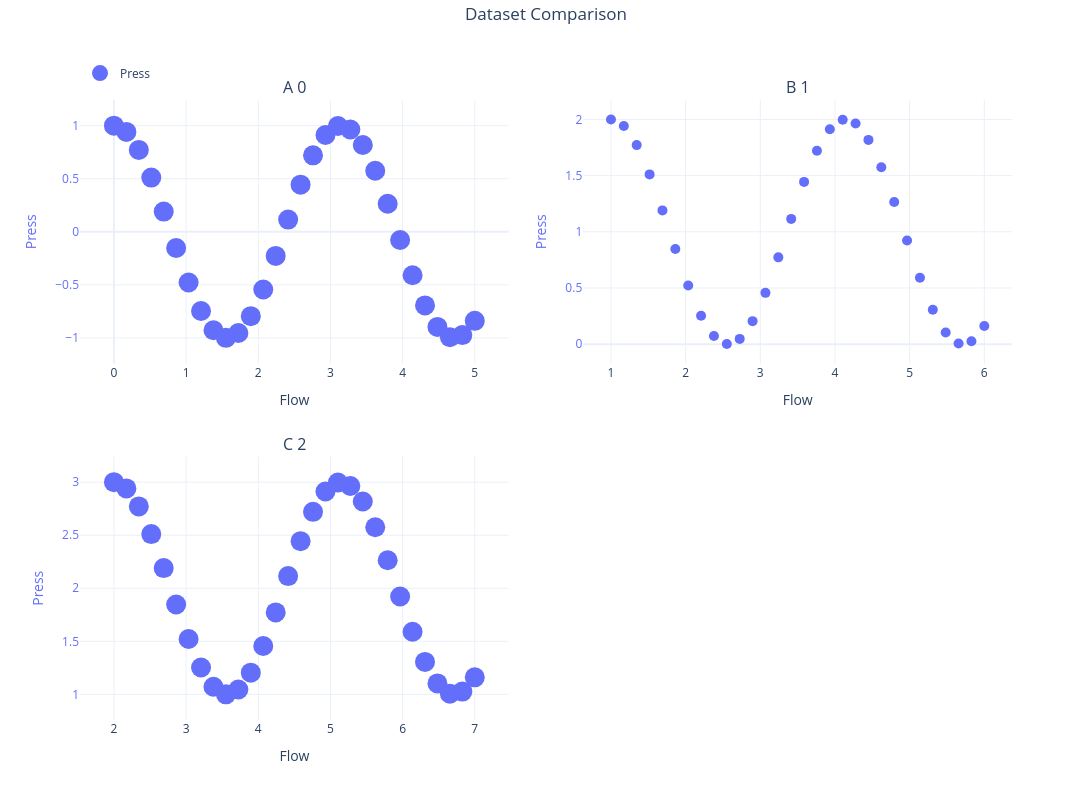

Here is the notebook cell this chart was saved with:
### Code cell
uc.plot("Flow", "Press", by='sets')

### Figure 1 — Plotly figure (JSON) as saved in the notebook; plotly's stock layout.template omitted (floating-point values rounded to 4 significant figures)
{"data": [{"customdata": [[0.0, 1.0], [0.1724, 0.9411], [0.3448, 0.7715], [0.5172, 0.511], [0.6897, 0.1903], [0.8621, -0.1527], [1.034, -0.4778], [1.207, -0.7466], [1.379, -0.9276], [1.552, -0.9993], [1.724, -0.9533], [1.897, -0.7952], [2.069, -0.5434], [2.241, -0.2276], [2.414, 0.1149], [2.586, 0.444], [2.759, 0.7207], [2.931, 0.9126], [3.103, 0.9971], [3.276, 0.9642], [3.448, 0.8177], [3.621, 0.575], [3.793, 0.2646], [3.966, -0.07698], [4.138, -0.4095], [4.31, -0.6938], [4.483, -0.8964], [4.655, -0.9935], [4.828, -0.9736], [5.0, -0.8391]], "hovertemplate": "<b>A</b><br>Flow: %{customdata[0]:.2f}<br>Press: %{customdata[1]:.2f}<extra></extra>", "legendgroup": "Press", "line": {"color": "#636EFA", "width": 2}, "marker": {"color": "#636EFA", "size": 20}, "mode": "markers", "name": "Press", "showlegend": true, "type": "scatter", "x": [0.0, 0.1724, 0.3448, 0.5172, 0.6897, 0.8621, 1.034, 1.207, 1.379, 1.552, 1.724, 1.897, 2.069, 2.241, 2.414, 2.586, 2.759, 2.931, 3.103, 3.276, 3.448, 3.621, 3.793, 3.966, 4.138, 4.31, 4.483, 4.655, 4.828, 5.0], "xaxis": "x", "y": [1.0, 0.9411, 0.7715, 0.511, 0.1903, -0.1527, -0.4778, -0.7466, -0.9276, -0.9993, -0.9533, -0.7952, -0.5434, -0.2276, 0.1149, 0.444, 0.7207, 0.9126, 0.9971, 0.9642, 0.8177, 0.575, 0.2646, -0.07698, -0.4095, -0.6938, -0.8964, -0.9935, -0.9736, -0.8391], "yaxis": "y"}, {"customdata": [[1.0, 2.0], [1.172, 1.941], [1.345, 1.771], [1.517, 1.511], [1.69, 1.19], [1.862, 0.8473], [2.034, 0.5222], [2.207, 0.2534], [2.379, 0.07244], [2.552, 0.0007274], [2.724, 0.04666], [2.897, 0.2048], [3.069, 0.4566], [3.241, 0.7724], [3.414, 1.115], [3.586, 1.444], [3.759, 1.721], [3.931, 1.913], [4.103, 1.997], [4.276, 1.964], [4.448, 1.818], [4.621, 1.575], [4.793, 1.265], [4.966, 0.923], [5.138, 0.5905], [5.31, 0.3062], [5.483, 0.1036], [5.655, 0.00654], [5.828, 0.02642], [6.0, 0.1609]], "hovertemplate": "<b>B</b><br>Flow: %{customdata[0]:.2f}<br>Press: %{customdata[1]:.2f}<extra></extra>", "legendgroup": "Press", "line": {"color": "#636EFA", "width": 2}, "marker": {"color": "#636EFA", "size": 10}, "mode": "markers", "name": "Press", "showlegend": false, "type": "scatter", "x": [1.0, 1.172, 1.345, 1.517, 1.69, 1.862, 2.034, 2.207, 2.379, 2.552, 2.724, 2.897, 3.069, 3.241, 3.414, 3.586, 3.759, 3.931, 4.103, 4.276, 4.448, 4.621, 4.793, 4.966, 5.138, 5.31, 5.483, 5.655, 5.828, 6.0], "xaxis": "x2", "y": [2.0, 1.941, 1.771, 1.511, 1.19, 0.8473, 0.5222, 0.2534, 0.07244, 0.0007274, 0.04666, 0.2048, 0.4566, 0.7724, 1.115, 1.444, 1.721, 1.913, 1.997, 1.964, 1.818, 1.575, 1.265, 0.923, 0.5905, 0.3062, 0.1036, 0.00654, 0.02642, 0.1609], "yaxis": "y2"}, {"customdata": [[2.0, 3.0], [2.172, 2.941], [2.345, 2.771], [2.517, 2.511], [2.69, 2.19], [2.862, 1.847], [3.034, 1.522], [3.207, 1.253], [3.379, 1.072], [3.552, 1.001], [3.724, 1.047], [3.897, 1.205], [4.069, 1.457], [4.241, 1.772], [4.414, 2.115], [4.586, 2.444], [4.759, 2.721], [4.931, 2.913], [5.103, 2.997], [5.276, 2.964], [5.448, 2.818], [5.621, 2.575], [5.793, 2.265], [5.966, 1.923], [6.138, 1.591], [6.31, 1.306], [6.483, 1.104], [6.655, 1.007], [6.828, 1.026], [7.0, 1.161]], "hovertemplate": "<b>C</b><br>Flow: %{customdata[0]:.2f}<br>Press: %{customdata[1]:.2f}<extra></extra>", "legendgroup": "Press", "line": {"color": "#636EFA", "width": 2}, "marker": {"color": "#636EFA", "size": 20}, "mode": "markers", "name": "Press", "showlegend": false, "type": "scatter", "x": [2.0, 2.172, 2.345, 2.517, 2.69, 2.862, 3.034, 3.207, 3.379, 3.552, 3.724, 3.897, 4.069, 4.241, 4.414, 4.586, 4.759, 4.931, 5.103, 5.276, 5.448, 5.621, 5.793, 5.966, 6.138, 6.31, 6.483, 6.655, 6.828, 7.0], "xaxis": "x3", "y": [3.0, 2.941, 2.771, 2.511, 2.19, 1.847, 1.522, 1.253, 1.072, 1.001, 1.047, 1.205, 1.457, 1.772, 2.115, 2.444, 2.721, 2.913, 2.997, 2.964, 2.818, 2.575, 2.265, 1.923, 1.591, 1.306, 1.104, 1.007, 1.026, 1.161], "yaxis": "y3"}], "layout": {"annotations": [{"font": {"size": 16}, "showarrow": false, "text": "A 0", "x": 0.23, "xanchor": "center", "xref": "paper", "y": 1, "yanchor": "bottom", "yref": "paper"}, {"font": {"size": 16}, "showarrow": false, "text": "B 1", "x": 0.77, "xanchor": "center", "xref": "paper", "y": 1, "yanchor": "bottom", "yref": "paper"}, {"font": {"size": 16}, "showarrow": false, "text": "C 2", "x": 0.23, "xanchor": "center", "xref": "paper", "y": 0.425, "yanchor": "bottom", "yref": "paper"}], "height": 800, "legend": {"orientation": "h", "x": 0, "xanchor": "left", "y": 1.02, "yanchor": "bottom"}, "margin": {"r": 80, "t": 100}, "showlegend": true, "title": {"text": "Dataset Comparison", "x": 0.5, "y": 0.99, "yanchor": "top", "yref": "container"}, "width": 1200, "xaxis": {"anchor": "y", "domain": [0, 0.46], "title": {"text": "Flow"}}, "xaxis2": {"anchor": "y2", "domain": [0.54, 1], "title": {"text": "Flow"}}, "xaxis3": {"anchor": "y3", "domain": [0, 0.46], "title": {"text": "Flow"}}, "xaxis4": {"anchor": "y4", "domain": [0.54, 1]}, "yaxis": {"anchor": "x", "domain": [0.575, 1], "tickfont": {"color": "#636EFA"}, "title": {"font": {"color": "#636EFA"}, "text": "Press"}}, "yaxis2": {"anchor": "x2", "domain": [0.575, 1], "tickfont": {"color": "#636EFA"}, "title": {"font": {"color": "#636EFA"}, "text": "Press"}}, "yaxis3": {"anchor": "x3", "domain": [0, 0.425], "tickfont": {"color": "#636EFA"}, "title": {"font": {"color": "#636EFA"}, "text": "Press"}}, "yaxis4": {"anchor": "x4", "domain": [0, 0.425]}}}
